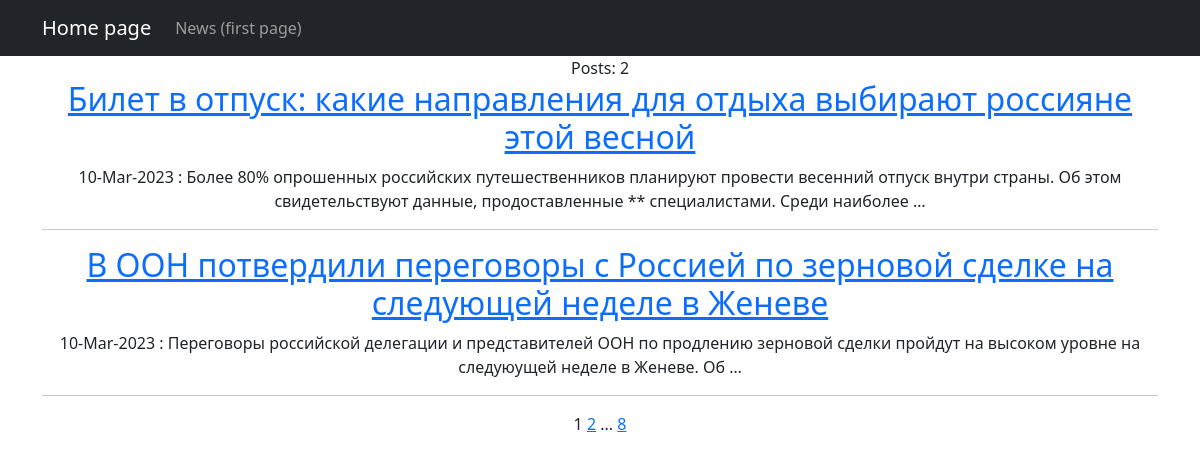
Page /news/ on the committed database.
### news/models.py (models this page shows, shortened)
class Post(models.Model):
    author = models.ForeignKey(Author, on_delete=models.CASCADE)
    NEWS = 'NW'
    ARTICLE = "AR"
    CATEGORY_CHOICES = [
        (NEWS, "Новость"),
        (ARTICLE, "Статья")
    ]
    category_type = models.CharField(max_length=2, choices=CATEGORY_CHOICES, default=ARTICLE)
    publish_time = models.DateTimeField(auto_now_add=True)
    post_category = models.ManyToManyField("Category", through="PostCategory")
    title = models.CharField(max_length=64)
    text = models.TextField()
    _post_rating = models.IntegerField(default=0, db_column='post_rating')
    "Методы like и dislike которые увеличивают/уменьшают рейтинг на единицу"
    def like(self):
        self._post_rating += 1
        self.save()
    def dislike(self):
        self._post_rating -= 1
        self.save()
    "Метод preview возвращает предварительный просмотр длиной 124 символов"
    def preview(self):
        if len(str(self.text)) < 124:
            return self.text
        else:
            return self.text[:124] + '...'

### news/views.py (the view)
# urls.py: path('', PostList.as_view(), name='news_list'),
class PostList(ListView):
    model = Post
    context_object_name = 'post'
    queryset = Post.objects.order_by('id')
    template_name = 'post.html'
    paginate_by = 2

### news/templatetags/custom_filters.py (called while the page is built)
@register.filter()
def censor(text: str):
   for word in not_allowed:
       text = re.sub(word, "*" * len(word), text)
   return text

### templates/post.html (shortened to what this page needs)
{% extends 'flatpages/default.html' %}
{% load custom_filters %}
{% block content %}
    Posts: {{ post | length }}
    {% for post in post %}
    <h2>
        <a href = "{% url 'news_detail' post.id %}">{{ post.title | censor }}
        </a>
    </h2>
    {{ post.publish_time | date:'d-M-Y' }} :
    {{ post.text | truncatewords:20 | censor }}
    <br>
    <hr>
    {% endfor %}
   {{ page_obj.number }}
   {% if page_obj.has_next %}
       <a href="?page={{ page_obj.next_page_number }}">{{ page_obj.next_page_number }}</a>
       {% if paginator.num_pages != page_obj.next_page_number %}
           ...
           <a href="?page={{ page_obj.paginator.num_pages }}">{{ page_obj.paginator.num_pages }}</a>
       {% endif %}
   {% endif %}
{% endblock content %}

### rows in the picture
Post: title|censor "Билет в отпуск: какие направления для отдыха выбирают россияне этой весной", publish_time "10-Mar-2023", text|censor "Более 80% опрошенных российских путешественников планируют провести весенний отпуск внутри страны. Об этом свидетельствуют данные, продоставленные ** специалистами. Среди наиболее …"
Post: title|censor "В ООН потвердили переговоры с Россией по зерновой сделке на следующей неделе в Женеве", publish_time "10-Mar-2023", text|censor "Переговоры российской делегации и представителей ООН по продлению зерновой сделки пройдут на высоком уровне на следуюущей неделе в Женеве. Об …"

### other values in the picture
{{ post | length }} "2"
{{ page_obj.number }} "1"
{{ page_obj.next_page_number }} "2"
{{ page_obj.paginator.num_pages }} "8"
